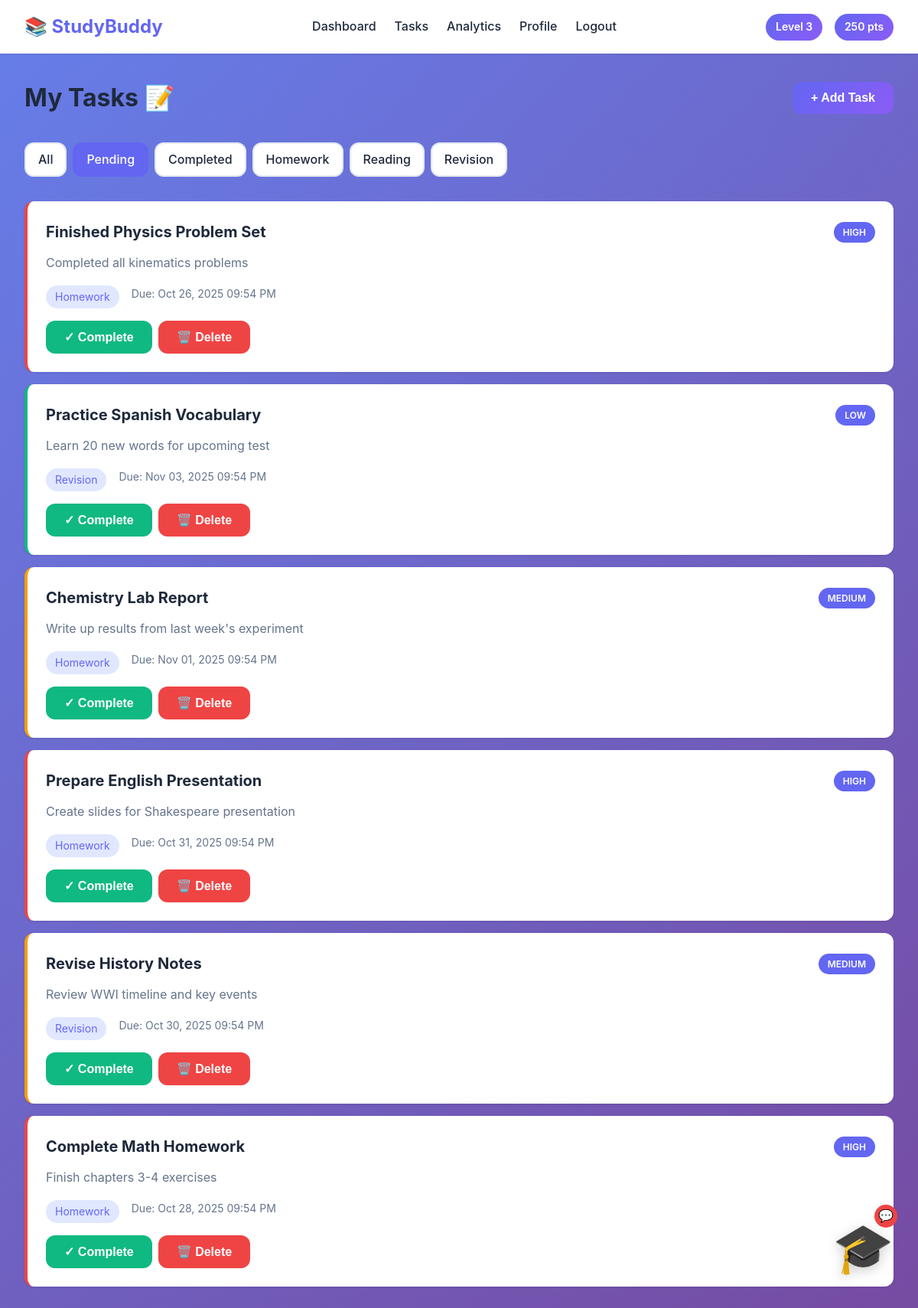
Screenshot of /tasks/?filter=pending (signed in) with the database file from the repository.
### core/models.py (models this page shows, shortened)
class UserProfile(models.Model):
    user = models.OneToOneField(User, on_delete=models.CASCADE, related_name='profile')
    profile_image = models.ImageField(upload_to='profiles/', null=True, blank=True)
    level = models.IntegerField(default=1)
    total_points = models.IntegerField(default=0)
    streak_count = models.IntegerField(default=0)
    last_activity_date = models.DateField(null=True, blank=True)

class Task(models.Model):
    CATEGORY_CHOICES = [
        ('homework', 'Homework'),
        ('reading', 'Reading'),
        ('revision', 'Revision'),
        ('other', 'Other'),
    ]
    PRIORITY_CHOICES = [
        ('low', 'Low'),
        ('medium', 'Medium'),
        ('high', 'High'),
    ]
    user = models.ForeignKey(User, on_delete=models.CASCADE, related_name='tasks')
    title = models.CharField(max_length=200)
    description = models.TextField(blank=True)
    category = models.CharField(max_length=20, choices=CATEGORY_CHOICES, default='other')
    priority = models.CharField(max_length=20, choices=PRIORITY_CHOICES, default='medium')
    due_date = models.DateTimeField()
    is_completed = models.BooleanField(default=False)
    created_at = models.DateTimeField(auto_now_add=True)
    completed_at = models.DateTimeField(null=True, blank=True)
    class Meta:
        ordering = ['-created_at']

### core/views.py (the view)
# urls.py: path('tasks/', views.tasks_view, name='tasks'),
@login_required
def tasks_view(request):
    filter_type = request.GET.get('filter', 'all')
    tasks = Task.objects.filter(user=request.user)
    if filter_type == 'pending':
        tasks = tasks.filter(is_completed=False)
    elif filter_type == 'completed':
        tasks = tasks.filter(is_completed=True)
    elif filter_type != 'all':
        tasks = tasks.filter(category=filter_type)
    context = {'tasks': tasks, 'filter': filter_type}
    return render(request, 'tasks.html', context)

### templates/tasks.html (shortened to what this page needs)
{% extends 'base.html' %}
{% block content %}
<div class="tasks-page">
    <div class="page-header">
        <h1>My Tasks 📝</h1>
        <button onclick="showTaskModal()" class="btn btn-primary">+ Add Task</button>
    </div>
    <div class="filters">
        <a href="?filter=all" class="filter-btn {% if filter == 'all' %}active{% endif %}">All</a>
        <a href="?filter=pending" class="filter-btn {% if filter == 'pending' %}active{% endif %}">Pending</a>
        <a href="?filter=completed" class="filter-btn {% if filter == 'completed' %}active{% endif %}">Completed</a>
        <a href="?filter=homework" class="filter-btn {% if filter == 'homework' %}active{% endif %}">Homework</a>
        <a href="?filter=reading" class="filter-btn {% if filter == 'reading' %}active{% endif %}">Reading</a>
        <a href="?filter=revision" class="filter-btn {% if filter == 'revision' %}active{% endif %}">Revision</a>
    </div>
    <div class="tasks-container">
        {% if tasks %}
        {% for task in tasks %}
        <div class="task-card priority-{{ task.priority }} {% if task.is_completed %}completed{% endif %}">
            <div class="task-header">
                <h3>{{ task.title }}</h3>
                <span class="priority-badge">{{ task.priority|upper }}</span>
            </div>
            {% if task.description %}
            <p class="task-description">{{ task.description }}</p>
            {% endif %}
            <div class="task-meta-info">
                <span class="category-tag">{{ task.category|title }}</span>
                <span class="due-date">Due: {{ task.due_date|date:"M d, Y h:i A" }}</span>
            </div>
            <div class="task-actions">
                {% if not task.is_completed %}
                <button onclick="completeTask({{ task.id }})" class="btn btn-success">✓ Complete</button>
                {% else %}
                <div class="completed-actions">
                <span class="completed-badge">✅ Completed {{ task.completed_at|date:"M d" }}</span>
                <button onclick="uncompleteTask({{ task.id }})" class="btn btn-undo" title="Undo completion">↶ Undo</button>
                </div>
                {% endif %}
                <button onclick="deleteTask({{ task.id }})" class="btn btn-danger">🗑️ Delete</button>
            </div>
        </div>
        {% endfor %}
        {% endif %}
    </div>
</div>
{% endblock %}

### templates/base.html (shortened to what this page needs)
{% load static %}
<!DOCTYPE html>
<html lang="en">
<head>
    <link rel="stylesheet" href="/static/css/style.css">
</head>
<body>
    {% if user.is_authenticated %}
    <nav class="navbar">
        <div class="nav-container">
            <div class="nav-brand">
                <span class="logo">📚 StudyBuddy</span>
            </div>
            <div class="nav-links">
                <a href="{% url 'dashboard' %}" class="nav-link">Dashboard</a>
                <a href="{% url 'tasks' %}" class="nav-link">Tasks</a>
                <a href="{% url 'analytics' %}" class="nav-link">Analytics</a>
                <a href="{% url 'profile' %}" class="nav-link">Profile</a>
                <a href="{% url 'logout' %}" onclick="return confirm('Are you sure you want to log out?');" class="nav-link">Logout</a>
            </div>
            <div class="nav-user">
                <span class="level-badge">Level {{ user.profile.level }}</span>
                <span class="points-badge">{{ user.profile.total_points }} pts</span>
            </div>
        </div>
    </nav>
    {% endif %}
<div id="mascot" class="mascot">
    <div class="chat-badge" id="chatBadge">💬</div>
    <div class="mascot-face" onclick="toggleChat()">🎓</div>
</div>
    <main class="container">
        {% block content %}{% endblock %}
    </main>
</body>
</html>

### static/css/style.css (style rules this page uses)
* { margin: 0; padding: 0; box-sizing: border-box; }
:root { --primary: #6366f1; --secondary: #8b5cf6; --success: #10b981; --danger: #ef4444; --warning: #f59e0b; --bg: #f8fafc; --card-bg: #ffffff; --text: #1e293b; --text-light: #64748b; --border: #e2e8f0; --shadow: 0 1px 3px rgba(0, 0, 0, 0.1); --shadow-lg: 0 10px 25px rgba(0, 0, 0, 0.1); --radius: 12px; }
body { font-family: -apple-system, BlinkMacSystemFont, 'Segoe UI', Roboto, 'Helvetica Neue', Arial, sans-serif; background: linear-gradient(135deg, #667eea 0%, #764ba2 100%); background-attachment: fixed; color: var(--text); line-height: 1.6; min-height: 100vh; }
.navbar { background: var(--card-bg); box-shadow: var(--shadow); position: sticky; top: 0; z-index: 100; }
.nav-container { max-width: 1200px; margin: 0 auto; padding: 1rem 2rem; display: flex; justify-content: space-between; align-items: center; }
.nav-brand { font-size: 1.5rem; font-weight: bold; color: var(--primary); }
.logo { display: flex; align-items: center; gap: 0.5rem; }
.nav-links { display: flex; gap: 1.5rem; }
.nav-link { color: var(--text); text-decoration: none; font-weight: 500; transition: color 0.3s; }
.nav-user { display: flex; gap: 1rem; }
.level-badge, .points-badge { background: linear-gradient(135deg, var(--primary), var(--secondary)); color: white; padding: 0.4rem 0.8rem; border-radius: 20px; font-size: 0.875rem; font-weight: 600; }
.mascot { position: fixed; bottom: 2rem; right: 2rem; z-index: 1000; animation: float 3s ease-in-out infinite; }
.mascot-face { font-size: 4rem; cursor: pointer; transition: transform 0.3s; filter: drop-shadow(0 4px 8px rgba(0, 0, 0, 0.2)); }
.container { max-width: 1200px; margin: 2rem auto; padding: 0 2rem; }
.btn { padding: 0.75rem 1.5rem; border: none; border-radius: var(--radius); font-size: 1rem; font-weight: 600; cursor: pointer; transition: all 0.3s; text-decoration: none; display: inline-block; }
.btn-primary { background: linear-gradient(135deg, var(--primary), var(--secondary)); color: white; }
.btn-success { background: var(--success); color: white; }
.btn-danger { background: var(--danger); color: white; }
.tasks-page { animation: fadeIn 0.5s; }
.page-header { display: flex; justify-content: space-between; align-items: center; margin-bottom: 2rem; }
.page-header h1 { font-size: 2rem; }
.filters { display: flex; gap: 0.5rem; margin-bottom: 2rem; flex-wrap: wrap; }
.filter-btn { padding: 0.5rem 1rem; background: var(--card-bg); border: 2px solid var(--border); border-radius: var(--radius); color: var(--text); text-decoration: none; transition: all 0.3s; font-weight: 500; }
.filter-btn:hover, .filter-btn.active { background: var(--primary); border-color: var(--primary); color: white; }
.tasks-container { display: grid; gap: 1rem; }
.task-card { background: var(--card-bg); padding: 1.5rem; border-radius: var(--radius); box-shadow: var(--shadow); border-left: 4px solid var(--primary); transition: all 0.3s; }
.task-card.priority-high { border-left-color: var(--danger); }
.task-card.priority-medium { border-left-color: var(--warning); }
.task-card.priority-low { border-left-color: var(--success); }
.task-header { display: flex; justify-content: space-between; align-items: center; margin-bottom: 0.75rem; }
.task-header h3 { font-size: 1.25rem; }
.priority-badge { padding: 0.25rem 0.75rem; border-radius: 20px; font-size: 0.75rem; font-weight: 600; background: var(--primary); color: white; }
.task-description { color: var(--text-light); margin-bottom: 1rem; }
.task-meta-info { display: flex; gap: 1rem; margin-bottom: 1rem; }
.category-tag { background: #e0e7ff; color: var(--primary); padding: 0.25rem 0.75rem; border-radius: 20px; font-size: 0.875rem; }
.due-date { color: var(--text-light); font-size: 0.875rem; }
.task-actions { display: flex; gap: 0.5rem; align-items: center; flex-wrap: wrap; }
.mascot { position: fixed; bottom: 2rem; right: 2rem; z-index: 1000; }
.mascot-face { font-size: 4rem; cursor: pointer; transition: transform 0.3s; filter: drop-shadow(0 4px 8px rgba(0, 0, 0, 0.2)); animation: float 3s ease-in-out infinite; }
.chat-badge { position: absolute; top: -5px; right: -5px; background: var(--danger); color: white; border-radius: 50%; width: 30px; height: 30px; display: flex; align-items: center; justify-content: center; font-size: 1rem; animation: pulse 2s infinite; }

### rows the page displays
Task: title "Finished Physics Problem Set", priority "HIGH", description "Completed all kinematics problems", category "Homework", due_date "Oct 26, 2025 09:54 PM"
Task: title "Practice Spanish Vocabulary", priority "LOW", description "Learn 20 new words for upcoming test", category "Revision", due_date "Nov 03, 2025 09:54 PM"
Task: title "Chemistry Lab Report", priority "MEDIUM", description "Write up results from last week's experiment", category "Homework", due_date "Nov 01, 2025 09:54 PM"
Task: title "Prepare English Presentation", priority "HIGH", description "Create slides for Shakespeare presentation", category "Homework", due_date "Oct 31, 2025 09:54 PM"
Task: title "Revise History Notes", priority "MEDIUM", description "Review WWI timeline and key events", category "Revision", due_date "Oct 30, 2025 09:54 PM"
Task: title "Complete Math Homework", priority "HIGH", description "Finish chapters 3-4 exercises", category "Homework", due_date "Oct 28, 2025 09:54 PM"

### other values shown
{{ user.profile.level }} "3"
{{ user.profile.total_points }} "250"
